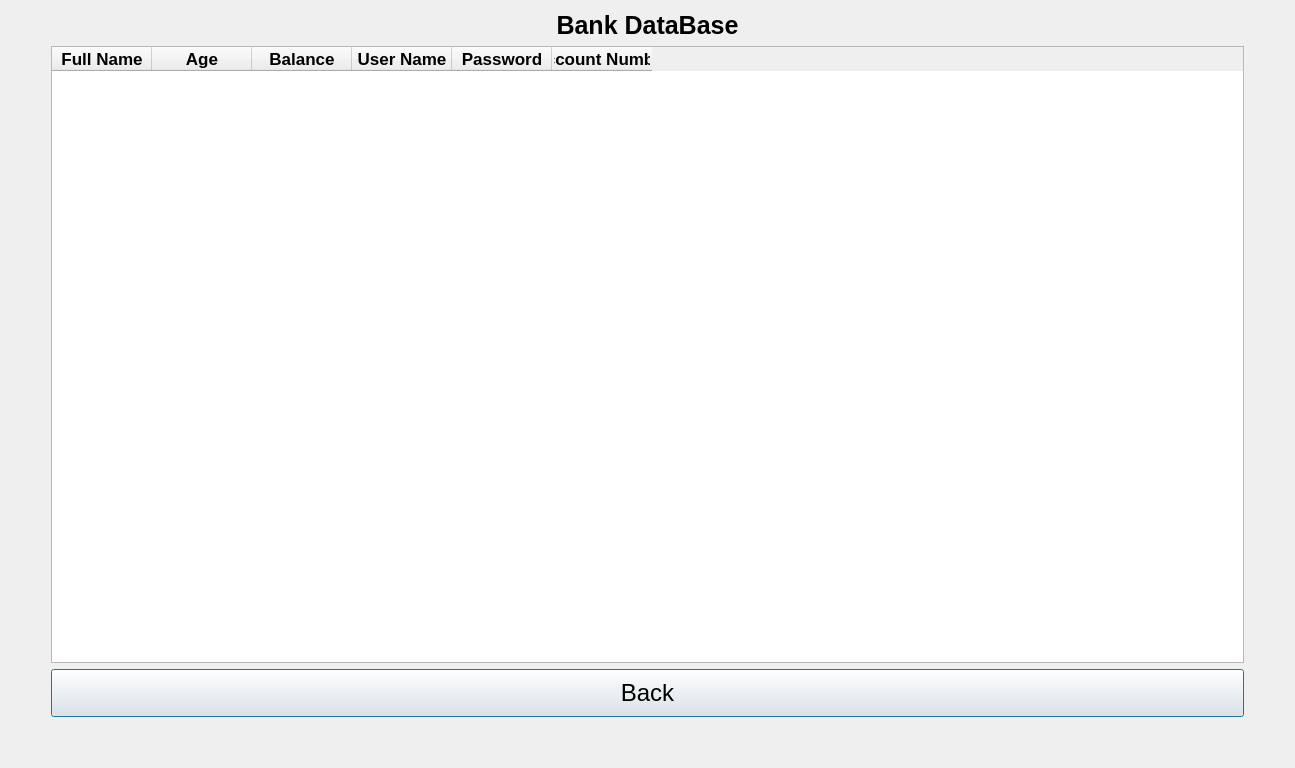
<?xml version="1.0" encoding="UTF-8"?>
<ui version="4.0">
 <class>ViewDB</class>
 <widget class="QDialog" name="ViewDB">
  <property name="geometry">
   <rect>
    <x>0</x>
    <y>0</y>
    <width>1295</width>
    <height>768</height>
   </rect>
  </property>
  <property name="windowTitle">
   <string>Dialog</string>
  </property>
  <layout class="QGridLayout" name="gridLayout">
   <item row="0" column="0">
    <layout class="QVBoxLayout" name="verticalLayout">
     <item>
      <widget class="QLabel" name="label">
       <property name="styleSheet">
        <string notr="true">QLabel{

font-size:25px;
font-weight:bold;
min-width:200px;
max-height:30px



}</string>
       </property>
       <property name="text">
        <string>Bank DataBase</string>
       </property>
       <property name="alignment">
        <set>Qt::AlignCenter</set>
       </property>
      </widget>
     </item>
     <item>
      <layout class="QHBoxLayout" name="horizontalLayout">
       <item>
        <spacer name="horizontalSpacer">
         <property name="orientation">
          <enum>Qt::Horizontal</enum>
         </property>
         <property name="sizeType">
          <enum>QSizePolicy::Preferred</enum>
         </property>
         <property name="sizeHint" stdset="0">
          <size>
           <width>40</width>
           <height>20</height>
          </size>
         </property>
        </spacer>
       </item>
       <item>
        <widget class="QTableWidget" name="tableWidget">
         <property name="font">
          <font>
           <pointsize>13</pointsize>
           <bold>true</bold>
          </font>
         </property>
         <column>
          <property name="text">
           <string>Full Name</string>
          </property>
         </column>
         <column>
          <property name="text">
           <string>Age</string>
          </property>
         </column>
         <column>
          <property name="text">
           <string>Balance</string>
          </property>
         </column>
         <column>
          <property name="text">
           <string>User Name</string>
          </property>
         </column>
         <column>
          <property name="text">
           <string>Password</string>
          </property>
         </column>
         <column>
          <property name="text">
           <string>Account Number</string>
          </property>
         </column>
        </widget>
       </item>
       <item>
        <spacer name="horizontalSpacer_2">
         <property name="orientation">
          <enum>Qt::Horizontal</enum>
         </property>
         <property name="sizeType">
          <enum>QSizePolicy::Preferred</enum>
         </property>
         <property name="sizeHint" stdset="0">
          <size>
           <width>40</width>
           <height>20</height>
          </size>
         </property>
        </spacer>
       </item>
      </layout>
     </item>
     <item>
      <layout class="QHBoxLayout" name="horizontalLayout_2">
       <item>
        <spacer name="horizontalSpacer_4">
         <property name="orientation">
          <enum>Qt::Horizontal</enum>
         </property>
         <property name="sizeType">
          <enum>QSizePolicy::Preferred</enum>
         </property>
         <property name="sizeHint" stdset="0">
          <size>
           <width>40</width>
           <height>20</height>
          </size>
         </property>
        </spacer>
       </item>
       <item>
        <widget class="QPushButton" name="pushButton_back">
         <property name="styleSheet">
          <string notr="true">QPushButton{


height:40px;
font-size:24px;


}</string>
         </property>
         <property name="text">
          <string>Back</string>
         </property>
        </widget>
       </item>
       <item>
        <spacer name="horizontalSpacer_3">
         <property name="orientation">
          <enum>Qt::Horizontal</enum>
         </property>
         <property name="sizeType">
          <enum>QSizePolicy::Preferred</enum>
         </property>
         <property name="sizeHint" stdset="0">
          <size>
           <width>40</width>
           <height>20</height>
          </size>
         </property>
        </spacer>
       </item>
      </layout>
     </item>
     <item>
      <spacer name="verticalSpacer">
       <property name="orientation">
        <enum>Qt::Vertical</enum>
       </property>
       <property name="sizeType">
        <enum>QSizePolicy::Preferred</enum>
       </property>
       <property name="sizeHint" stdset="0">
        <size>
         <width>20</width>
         <height>40</height>
        </size>
       </property>
      </spacer>
     </item>
    </layout>
   </item>
  </layout>
 </widget>
 <resources/>
 <connections/>
</ui>
